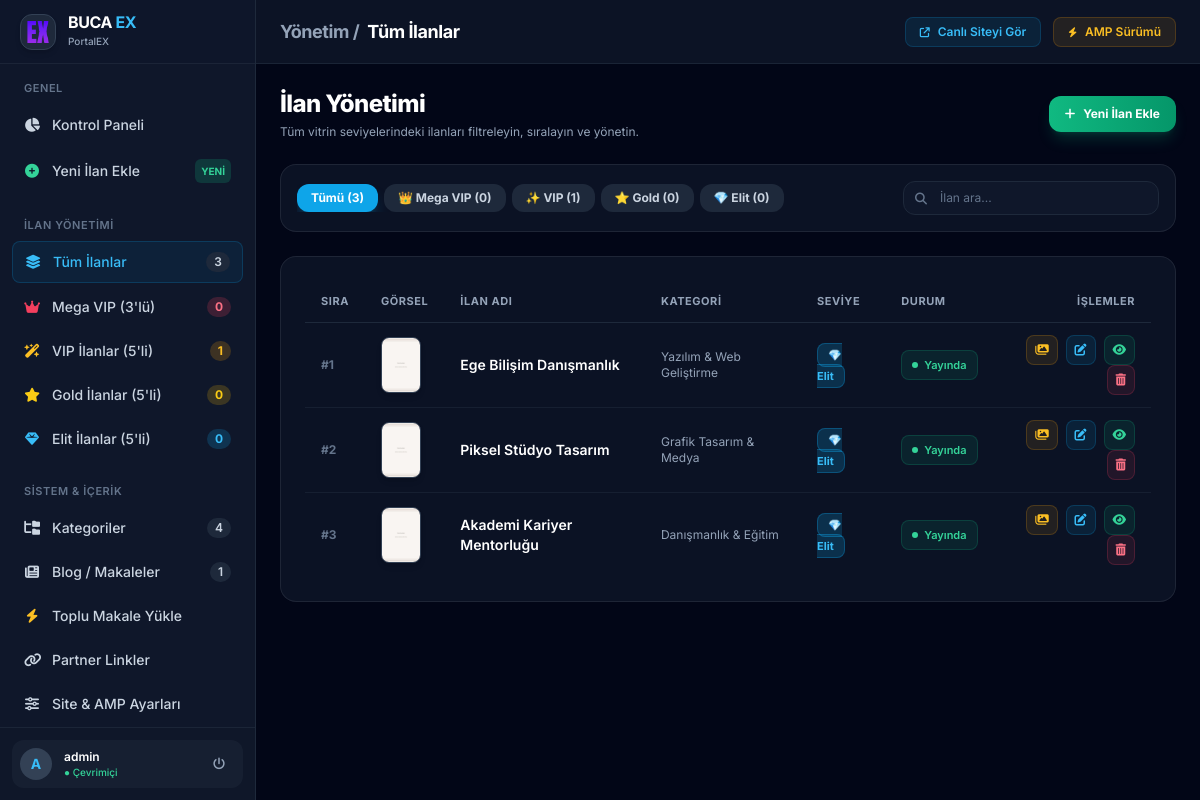
/admin/ilanlar.php (signed in), run on the app's committed database.
### tables this page shows
CREATE TABLE `uyeler` (
  `id` INT NOT NULL AUTO_INCREMENT,
  `isim` VARCHAR(255) NOT NULL,
  `telefon` VARCHAR(50) DEFAULT '',
  `sehir` VARCHAR(100) DEFAULT 'İzmir',
  `semt` VARCHAR(100) DEFAULT 'Merkez',
  `kategori` INT DEFAULT 1,
  `resim` VARCHAR(255) DEFAULT 'placeholder.jpg',
  `aciklama` TEXT,
  `seviye` VARCHAR(50) DEFAULT 'Standart',
  `sira` INT DEFAULT 0,
  `durum` VARCHAR(50) DEFAULT 'Yayında',
  `seo` VARCHAR(255) NOT NULL,
  `tarih` VARCHAR(50) DEFAULT '',
  `btarih` VARCHAR(50) DEFAULT '',
  PRIMARY KEY (`id`),
  KEY `idx_uyeler_durum` (`durum`),
  KEY `idx_uyeler_seo` (`seo`),
  KEY `idx_uyeler_kat` (`kategori`)
);

CREATE TABLE `kategori` (
  `id` INT NOT NULL AUTO_INCREMENT,
  `baslik` VARCHAR(255) NOT NULL,
  `seo` VARCHAR(255) NOT NULL,
  `odak` VARCHAR(255) DEFAULT 'İzmir',
  `meta` TEXT,
  `anahtar` TEXT,
  `aciklama` TEXT,
  PRIMARY KEY (`id`),
  KEY `idx_kat_seo` (`seo`)
);

### admin/ilanlar.php (the view, shortened to what this page needs)
<?php
require_once('header.php');
$seviye_filter = $_GET['seviye'] ?? '';
$search_query = trim($_GET['q'] ?? '');
$where = [];
$params = [];
$where_sql = count($where) > 0 ? "WHERE " . implode(" AND ", $where) : "";
$gosterilecek = 30;
$sayfa = isset($_GET['sayfa']) ? max(1, intval($_GET['sayfa'])) : 1;
$baslangic = ($gosterilecek * $sayfa) - $gosterilecek;
$query = $conn->prepare("
    SELECT u.id, u.seo, u.isim, u.resim, u.seviye, u.durum, u.sira, u.btarih, k.baslik AS kategori_baslik
    FROM uyeler u
    LEFT JOIN kategori k ON u.kategori = k.id
    $where_sql
    ORDER BY u.durum ASC, u.sira ASC, u.id DESC
    LIMIT $baslangic, $gosterilecek
");
$query->execute($params);
$ilanlar = $query->fetchAll(PDO::FETCH_ASSOC);
?>
<div class="mb-6 flex flex-col md:flex-row md:items-center md:justify-between gap-4">
    <div>
        <h2 class="text-2xl font-extrabold text-white tracking-tight">İlan Yönetimi</h2>
        <p class="text-xs text-slate-400 mt-1">Tüm vitrin seviyelerindeki ilanları filtreleyin, sıralayın ve yönetin.</p>
    </div>
    <a href="ilan-ekle.php" class="inline-flex items-center gap-2 px-4 py-2.5 bg-gradient-to-r from-emerald-500 to-emerald-600 hover:from-emerald-400 hover:to-emerald-500 text-white font-bold text-xs rounded-xl shadow-lg shadow-emerald-500/20 transition-all shrink-0">
        <i class="fa-solid fa-plus text-xs"></i>
        <span>Yeni İlan Ekle</span>
    </a>
</div>
<div class="glass-panel p-4 rounded-2xl mb-6 flex flex-col md:flex-row md:items-center justify-between gap-4">
    <div class="flex items-center gap-1.5 overflow-x-auto pb-2 md:pb-0">
        <a href="ilanlar.php" class="px-3.5 py-1.5 rounded-xl text-xs font-bold transition-all <?= empty($seviye_filter) ? 'bg-sky-500 text-white shadow-lg shadow-sky-500/25' : 'bg-slate-800 text-slate-300 hover:bg-slate-700'; ?>">
            Tümü (<?= $stats['total_ilan']; ?>)
        </a>
        <a href="ilanlar.php?seviye=mega" class="px-3.5 py-1.5 rounded-xl text-xs font-bold transition-all <?= $seviye_filter == 'mega' ? 'bg-rose-500 text-white shadow-lg shadow-rose-500/25' : 'bg-slate-800 text-slate-300 hover:bg-slate-700'; ?>">
            👑 Mega VIP (<?= $stats['mega_count']; ?>)
        </a>
        <a href="ilanlar.php?seviye=vip" class="px-3.5 py-1.5 rounded-xl text-xs font-bold transition-all <?= $seviye_filter == 'vip' ? 'bg-amber-500 text-slate-950 shadow-lg shadow-amber-500/25' : 'bg-slate-800 text-slate-300 hover:bg-slate-700'; ?>">
            ✨ VIP (<?= $stats['vip_count']; ?>)
        </a>
        <a href="ilanlar.php?seviye=gold" class="px-3.5 py-1.5 rounded-xl text-xs font-bold transition-all <?= $seviye_filter == 'gold' ? 'bg-yellow-500 text-slate-950 shadow-lg shadow-yellow-500/25' : 'bg-slate-800 text-slate-300 hover:bg-slate-700'; ?>">
            ⭐ Gold (<?= $stats['gold_count']; ?>)
        </a>
        <a href="ilanlar.php?seviye=elit" class="px-3.5 py-1.5 rounded-xl text-xs font-bold transition-all <?= $seviye_filter == 'elit' ? 'bg-sky-400 text-slate-950 shadow-lg shadow-sky-400/25' : 'bg-slate-800 text-slate-300 hover:bg-slate-700'; ?>">
            💎 Elit (<?= $stats['elit_count']; ?>)
        </a>
    </div>
    <form method="GET" action="ilanlar.php" class="relative w-full md:w-64">
        <input type="text" name="q" value="<?= htmlspecialchars($search_query); ?>" placeholder="İlan ara..." class="w-full pl-9 pr-4 py-2 bg-slate-900 border border-slate-800 rounded-xl text-xs text-white placeholder-slate-500 focus:outline-none focus:border-sky-500">
        <i class="fa-solid fa-magnifying-glass absolute left-3 top-2.5 text-xs text-slate-500"></i>
    </form>
</div>
<div class="glass-panel rounded-2xl p-6">
    <div class="overflow-x-auto">
        <table class="w-full text-left border-collapse">
            <thead>
                <tr class="border-b border-slate-800 text-[11px] font-bold text-slate-400 uppercase tracking-wider">
                    <th class="py-3 px-4 w-12">Sıra</th>
                    <th class="py-3 px-4">Görsel</th>
                    <th class="py-3 px-4">İlan Adı</th>
                    <th class="py-3 px-4">Kategori</th>
                    <th class="py-3 px-4">Seviye</th>
                    <th class="py-3 px-4">Durum</th>
                    <th class="py-3 px-4 text-right">İşlemler</th>
                </tr>
            </thead>
            <tbody class="divide-y divide-slate-800/60 text-sm">
                <?php if (count($ilanlar) > 0): ?>
                    <?php foreach($ilanlar as $row): ?>
                    <tr class="hover:bg-slate-800/40 transition-colors group" id="tr-<?= $row['id']; ?>">
                        <td class="py-3 px-4 font-bold text-slate-500 text-xs">
                            #<?= intval($row['sira']); ?>
                        </td>
                        <td class="py-3 px-4">
                            <img src="../modelresim/<?= htmlspecialchars($row['resim'] ?: 'resimyok.png'); ?>" alt="" class="w-10 h-14 object-cover rounded-lg border border-slate-700 shadow-md">
                        </td>
                        <td class="py-3 px-4 font-semibold text-white group-hover:text-sky-400 transition-colors">
                            <?= htmlspecialchars($row['isim']); ?>
                        </td>
                        <td class="py-3 px-4 text-xs text-slate-400">
                            <?= htmlspecialchars($row['kategori_baslik'] ?? 'Belirtilmemiş'); ?>
                        </td>
                        <td class="py-3 px-4">
                            <?php if ($row['seviye'] == 'mega'): ?>
                                <span class="px-2.5 py-1 text-[11px] font-bold bg-rose-500/20 text-rose-400 border border-rose-500/30 rounded-lg">👑 Mega VIP</span>
                            <?php elseif ($row['seviye'] == 'vip'): ?>
                                <span class="px-2.5 py-1 text-[11px] font-bold bg-amber-500/20 text-amber-400 border border-amber-500/30 rounded-lg">✨ VIP</span>
                            <?php elseif ($row['seviye'] == 'gold'): ?>
                                <span class="px-2.5 py-1 text-[11px] font-bold bg-yellow-500/20 text-yellow-400 border border-yellow-500/30 rounded-lg">⭐ Gold</span>
                            <?php else: ?>
                                <span class="px-2.5 py-1 text-[11px] font-bold bg-sky-500/20 text-sky-400 border border-sky-500/30 rounded-lg">💎 Elit</span>
                            <?php endif; ?>
                        </td>
                        <td class="py-3 px-4">
                            <span class="inline-flex items-center gap-1.5 px-2.5 py-1 text-[11px] font-semibold bg-emerald-500/10 text-emerald-400 border border-emerald-500/20 rounded-lg">
                                <span class="w-1.5 h-1.5 rounded-full bg-emerald-400"></span> Yayında
                            </span>
                        </td>
                        <td class="py-3 px-4 text-right space-x-1">
                            <a href="galeri.php?id=<?= $row['id']; ?>" class="p-2 rounded-lg bg-amber-500/10 hover:bg-amber-500/20 text-amber-400 border border-amber-500/20 text-xs transition-all inline-flex items-center justify-center" title="Galeri Fotoğrafları">
                                <i class="fa-solid fa-images"></i>
                            </a>
                            <a href="ilan-duzenle.php?id=<?= $row['id']; ?>" class="p-2 rounded-lg bg-sky-500/10 hover:bg-sky-500/20 text-sky-400 border border-sky-500/20 text-xs transition-all inline-flex items-center justify-center" title="Düzenle">
                                <i class="fa-solid fa-pen-to-square"></i>
                            </a>
                            <a href="../ilan/<?= htmlspecialchars($row['seo']); ?>/<?= $row['id']; ?>.html" target="_blank" class="p-2 rounded-lg bg-emerald-500/10 hover:bg-emerald-500/20 text-emerald-400 border border-emerald-500/20 text-xs transition-all inline-flex items-center justify-center" title="Sitede Gör">
                                <i class="fa-solid fa-eye"></i>
                            </a>
                            <button onclick="deleteIlan(<?= $row['id']; ?>)" class="p-2 rounded-lg bg-rose-500/10 hover:bg-rose-500/20 text-rose-400 border border-rose-500/20 text-xs transition-all inline-flex items-center justify-center" title="Sil">
                                <i class="fa-solid fa-trash-can"></i>
                            </button>
                        </td>
                    </tr>
                    <?php endforeach; ?>
                <?php endif; ?>
            </tbody>
        </table>
    </div>
</div>
<?php require_once('footer.php'); ?>

### admin/header.php (style rules this page uses)
body { font-family: 'Inter', sans-serif; }
.glass-panel { background: rgba(15, 23, 42, 0.75); backdrop-filter: blur(12px); border: 1px solid rgba(255, 255, 255, 0.08); }

### data on the page
uyeler: sira "1", resim (placeholder picture), isim "Ege Bilişim Danışmanlık", kategori.baslik "Yazılım & Web Geliştirme", seviye "💎 Elit"
uyeler: sira "2", resim (placeholder picture), isim "Piksel Stüdyo Tasarım", kategori.baslik "Grafik Tasarım & Medya", seviye "💎 Elit"
uyeler: sira "3", resim (placeholder picture), isim "Akademi Kariyer Mentorluğu", kategori.baslik "Danışmanlık & Eğitim", seviye "💎 Elit"

### other printed values
$stats['total_ilan'] "3"
$stats['mega_count'] "0"
$stats['vip_count'] "1"
$stats['gold_count'] "0"
$stats['elit_count'] "0"
$kat_count "4"
$blog_count "1"
substr($_SESSION['site_user'] ?? 'A', 0, 1) "A"
$_SESSION['site_user'] "admin"
